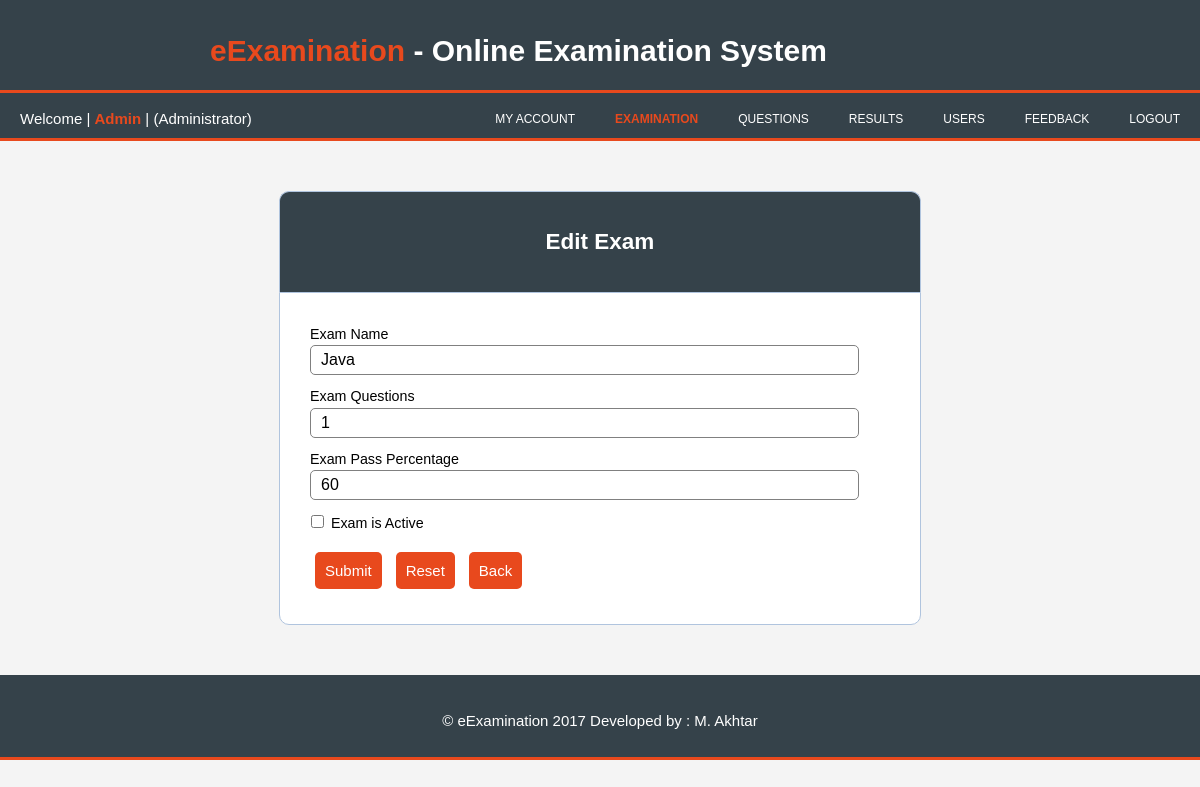
/inc/edit_exam.php?update=20 (signed in), run on the app's committed database.
### tables this page shows
CREATE TABLE `subject` (
  `sub_id` int(10) NOT NULL,
  `sub_name` varchar(256) NOT NULL,
  `sub_qst` int(10) NOT NULL,
  `sub_pass` int(10) NOT NULL,
  `sub_status` varchar(256) DEFAULT 'Inactive'
);

### inc/edit_exam.php (the view, shortened to what this page needs)
<?php
	if(isset($_SESSION['u_uid']))
	{
		include_once '../inc/db.php';
?>
<!DOCTYPE html>
<html lang="en">
<head>
	<link rel="stylesheet" type="text/css" href="../style/style1.css">
</head>
<body>
	<?php
	 $id=@$_GET['update'];
	 $q="SELECT * FROM subject WHERE sub_id=$id";
	 $r=mysqli_query($conn, $q);
	 while($res=mysqli_fetch_assoc($r))
	 {
		 $id1=$res['sub_id'];
		 $name=$res['sub_name'];
		 $qst=$res['sub_qst'];
		 $pass=$res['sub_pass'];
	 }
?>
	<header id="heading">
		<div class="container">
			<h1><span class="current">eExamination</span> - Online Examination System</h1>
		</div>
	</header>
	<nav>
			<ul>
				<li>Welcome <span>| <span class="highlight"><?php  echo $_SESSION['u_first'] ?></span> | </span> (<span>Administrator</span>)</li>
				<a href="../inc/logout_inc.php"><li>Logout</li></a>
				<a href="../Admin/feedback.php"><li>Feedback</li> </a>
				<a href="../Admin/users.php"><li>users</li></a>
				<a href="../Admin/result.php"><li>Results</li> </a>
				<a href="../Admin/question.php"><li>Questions</li> </a>
				<a href="../Admin/examination.php"> <li><span class="highlight">Examination</li></span> </a>
				<a href="#"><li>My Account</li></a>
 			</ul>
	</nav>
	<section id="main">
	<div>
		<div class='header'>
		<h2>Edit Exam</h2>
	</div>
	<form class="form" method="POST" action="edit_exam.php?eid=<?php echo $id1; ?>">
		<div class="input-group">
			<label>Exam Name</label>
			<input type="text" name="e-name" value="<?php echo $name; ?>">
		</div>
		<div class="input-group">
			<label>Exam Questions</label>
			<input type="Number" name="e-qst"  value="<?php echo $qst; ?>">
		</div>
		<div class="input-group">
			<label>Exam Pass Percentage</label>
			<input type="number" name="e-perc" value="<?php echo $pass; ?>">
		</div>
		<div class="st">
			<input type="checkbox" name="e-status"> Exam is Active
		</div>
		<div class="input-group">
			<button type="submit" name="submit" class="btn">Submit</button>
			<button type="reset" name="reset" class="btn">Reset</button>
			<button name="back" class="btn" value="Back"><a href="../Admin/examination.php" style="color: white">Back </a></button>
		</div>
	</form>
	</div>
	</section>
	<footer id="f">
		<p> &copy; eExamination 2017 Developed by : M. Akhtar</p>
	</footer>
</body>
</html>
<?php
	}
	else
	{
		include 'logout_inc.php';
		header("Location: ../index.php?msg=Login First");
	}
?>

### style/style1.css (style rules this page uses)
body { font : 15px/1.5em Arial, Helvetica, sans-serif; padding:0; margin:0; background-color:#f4f4f4; }
.container { width:65%; margin:auto; overflow:hidden; }
ul { margin:0; padding:0; }
header { background:#35424a; color:#ffffff; padding-top:20px; min-height:70px; border-bottom:#e8491d 3px solid; }
header .current { color: #e8491d; font-weight: bold; }
nav { background:#35424a; color: #ffffff; padding-top:15px; min-height:30px; border-bottom:#e8491d 3px solid; }
nav a { color: #ffffff; text-decoration: none; text-transform: uppercase; font-size: 12px; float:right; }
nav li { display: inline; padding:0 20px 0 20px; }
nav .highlight { color:#e8491d; font-weight: bold; }
.header { width:50%; margin:50px auto 0; color:white; background:#35424a; text-align: center; border:1px solid #B0C4DE; border-bottom: none; border-radius: 10px 10px 0px 0px; padding: 20px; }
a { text-decoration:none; }
.form { font-size: 95%; width: 50%; margin: 0px auto; padding: 20px; border: 1px solid #B0C4DE; background:white; border-radius: 0px 0px 10px 10px; }
.input-group { margin: 10px 0px 10px 10px; }
.input-group input,textarea { height: 30px; width: 93%; padding: 5px 10px; font-size: 16px; border-radius: 5px; border: 1px solid gray; }
.st { padding:2px; margin-left: 5px; }
.btn { background: #e8491d; padding:10px; font-size: 15px; color:white; border:none; border-radius:5px; margin:5px; }
footer { background:#35424a; color: #ffffff; padding-top:20px; min-height:62px; border-bottom:#e8491d 3px solid; text-align: center; margin-top:50px; }

### data on the page
subject: e-name "Java", e-qst "1", e-perc "60"

### other printed values
$_SESSION['u_first'] "Admin"
